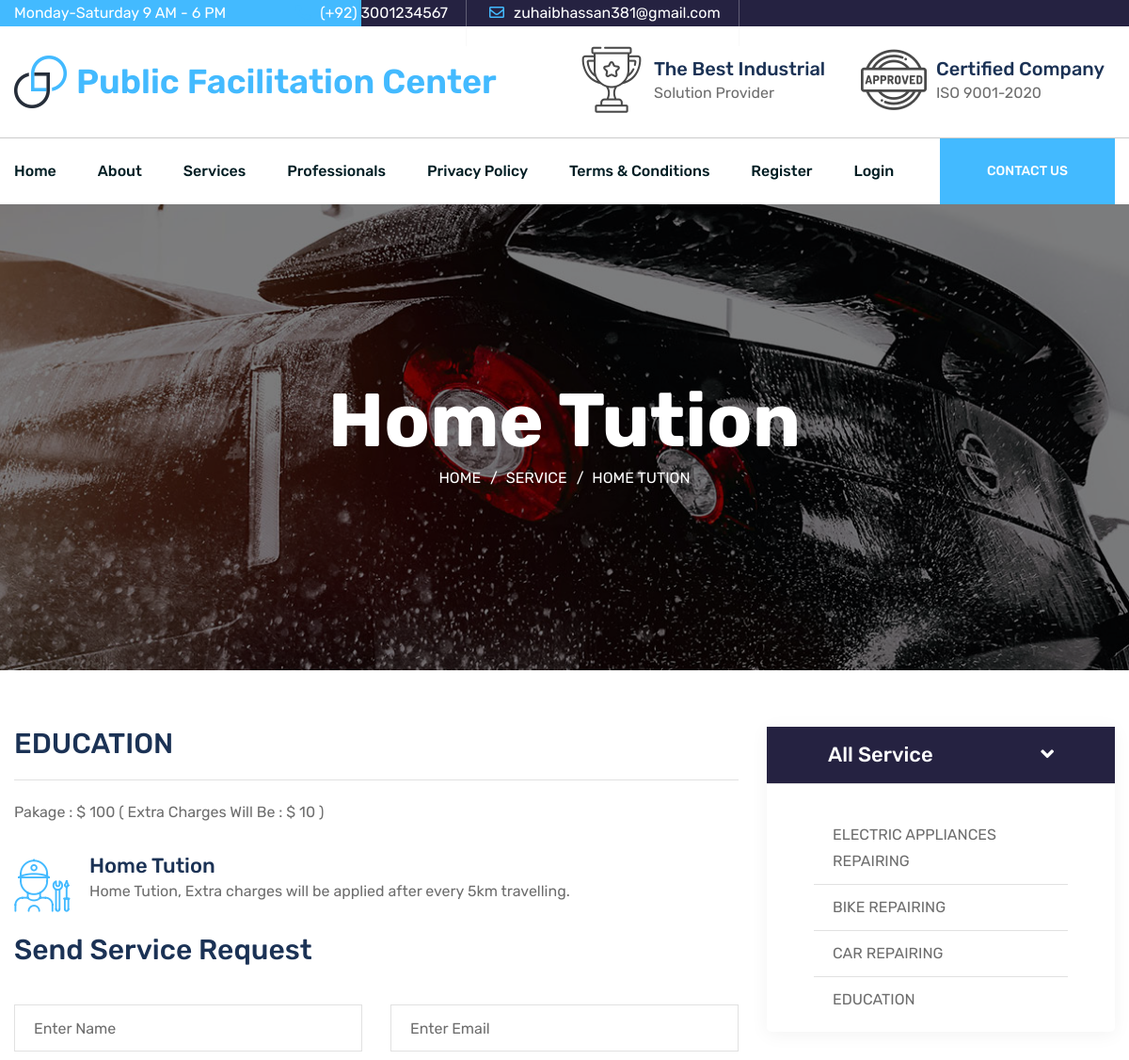
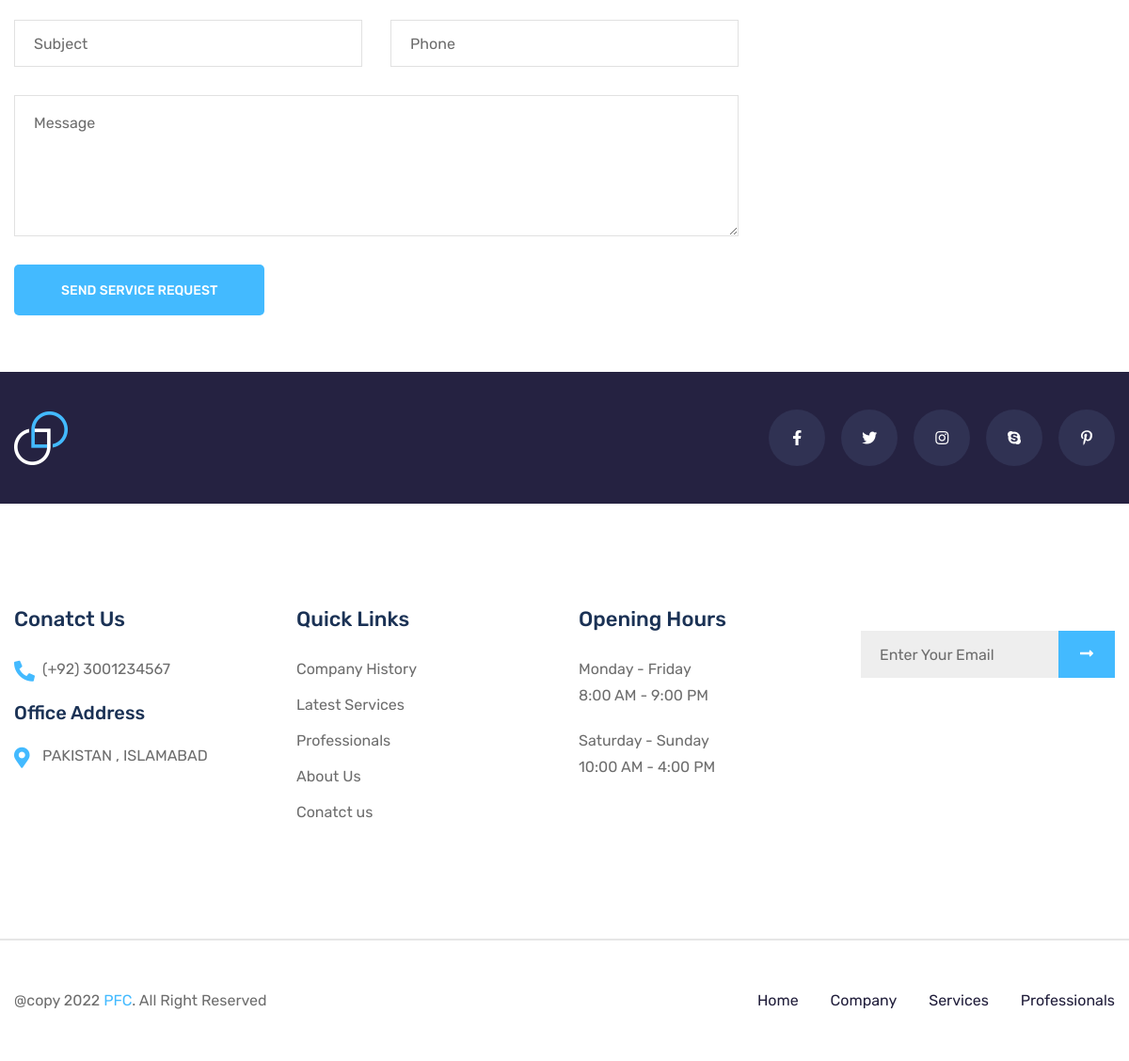
The app's page /pakage/home-tution with its own data (2 pictures, top to bottom).
### tables this page shows
CREATE TABLE `tbl_user_services` (
  `us_id` int(11) NOT NULL,
  `us_slug` varchar(255) DEFAULT NULL,
  `us_title` varchar(255) DEFAULT NULL,
  `us_pkg` varchar(11) DEFAULT NULL,
  `user_id` int(11) NOT NULL,
  `us_ext_charges` varchar(255) DEFAULT NULL,
  `us_detail` text DEFAULT NULL,
  `us_image` varchar(255) DEFAULT NULL,
  `us_status` int(1) NOT NULL,
  `us_order` int(11) NOT NULL
);

CREATE TABLE `tbl_services` (
  `service_id` int(11) NOT NULL,
  `service_slug` varchar(255) DEFAULT NULL,
  `service_title` varchar(255) DEFAULT NULL,
  `service_icon` varchar(100) DEFAULT NULL,
  `service_short_desc` varchar(255) DEFAULT NULL,
  `service_detail` longtext DEFAULT NULL,
  `service_status` int(1) NOT NULL,
  `service_order` int(11) NOT NULL
);

CREATE TABLE `tbl_texts` (
  `txt_id` int(11) NOT NULL,
  `txt_type` varchar(50) NOT NULL,
  `txt_data` longtext DEFAULT NULL
);

### includes/conn.php (called while the page is built, shortened)
<?php session_start();
if ($_SERVER['HTTP_HOST'] != 'localhost') {
    $hostname_dbconn = "localhost";
    $rating_dbname = "public";
    $username_dbconn = "root";
    $password_dbconn = '';
    $path = "http://localhost/public-facilitation-center/";
} else {
    $path = "http://localhost/public-facilitation-center/";
}

### includes/baseFunctions.php (called while the page is built, shortened)
<?php
function fetch_assoc($ex)
{
    return $ex->fetch_assoc();
}
function getList($query)
{
    global $conn;
    $ex = $conn->query($query) or die($query);
    if (mysqli_num_rows($ex) > 0) {
        return $ex;
    }
    return false;
}
function getTable($table, $where)
{
    global $conn;
    $sql = "SELECT * FROM " . $table . " WHERE " . $where;
    $ex = $conn->query($sql) or die($sql);
    $rs = $ex->fetch_array();
    return $rs;
}
?>

### includes/siteFunctions.php (called while the page is built, shortened)
<?php
function getServiceByServiceId($id)
{
    $output = array();
    if ($ex = getList("SELECT * FROM tbl_services WHERE `service_id`='$id' AND service_status='1' ")) {
        $output = fetch_assoc($ex);
    }
    return $output;
}

### inc_pages/pakage_detail.php (the view, shortened to what this page needs)
<?php
$slug = $_REQUEST['slug'];
$pakage_qry =  "SELECT * FROM tbl_user_services  WHERE us_status='1' AND us_slug='$slug' ORDER BY us_order DESC";
$exe1 = $conn->query($pakage_qry) or die(mysqli_error($conn));
$us = $exe1->fetch_assoc();
$id = $us['user_id'];
$user_qry =  "SELECT * FROM tbl_users  WHERE `user_id` = $id AND user_status='1'";
$user_exe = $conn->query($user_qry) or die(mysqli_error($conn));
$user = $user_exe->fetch_assoc();
$service = getServiceByServiceId($user['service_id']);
?>
<section class="breadcrumbs-area bg_cover"
    style="background-image: url(<?= $path ?>assets/images/bg/breadcrumb-bg-1.jpg);">
    <div class="container">
        <div class="row justify-content-center">
            <div class="col-lg-10">
                <div class="breadcrumbs-content text-center">
                    <h1><?= $us['us_title'] ?></h1>
                    <ul>
                        <li><a href="#">Home</a></li>
                        <li><a href="<?= $path ?>service">Service</a></li>
                        <li class="active"><?= $us['us_title'] ?></li>
                    </ul>
                </div>
            </div>
        </div>
    </div>
</section>
<section class="contact-area service-details-section pt-60 pb-60">
    <div class="container">
        <div class="row">
            <div class="col-lg-8">
                <div class="service-details-wrapper">
                    <div class="title">
                        <h3><?= $service['service_title'] ?></h3>
                    </div>
                    <p style="color: 43baff;">Pakage : $ <?= $us['us_pkg'] ?> ( Extra Charges Will Be : $
                        <?= $us['us_ext_charges'] ?> )</p>
                    <div class="content-box">
                        <i class="flaticon-mechanic"></i>
                        <h4><?= $us['us_title'] ?></h4>
                        <P><?= $us['us_detail'] ?></P>
                    </div>
                </div>
                <div class="contact-wrapper">
                            <div class="section-title mb-40">
                                <h3>Send Service Request</h3>
                            </div>
                            <form action="<?= $path ?>service_request" method="post" class="book-form contact">
                                <div class="row">
                                    <div class="col-lg-6">
                                        <div class="form_group">
                                            <input type="text" class="form_control alpha" placeholder="Enter Name" value="<?= $_POST['req_sender_name'] ?>" name="req_sender_name" required>
                                        </div>
                                    </div>
                                    <div class="col-lg-6">
                                        <div class="form_group">
                                            <input type="email" class="form_control" placeholder="Enter Email" value="<?= $_POST['req_sender_email'] ?>" name="req_sender_email" required>
                                        </div>
                                    </div>
                                    <div class="col-lg-6">
                                        <div class="form_group">
                                            <input type="text" class="form_control alpha" placeholder="Subject" value="<?= $_POST['req_subject'] ?>" name="req_subject" required>
                                        </div>
                                    </div>
                                    <div class="col-lg-6">
                                        <div class="form_group">
                                            <input type="text" class="form_control numeric" placeholder="Phone" value="<?= $_POST['req_sender_phone'] ?>" name="req_sender_phone" required>
                                        </div>
                                    </div>
                                    <div class="col-lg-12">
                                        <div class="form_group">
                                            <textarea class="form_control" placeholder="Message" value="<?= $_POST['req_message'] ?>" name="req_message"></textarea>
                                        </div>
                                    </div>
                                    <div class="col-lg-12">
                                        <div class="form_button">
                                            <button class="main-btn">Send Service Request</button>
                                        </div>
                                    </div>
                                </div>
                            </form>
                        </div>
            </div>
            <div class="col-lg-4">
                <div class="sidebar-widget-area">
                    <div class="widget service-widget mb-40">
                        <h4 class="title">All Service <span class="float-right"><i class="fas fa-angle-down"></i></span>
                        </h4>
                        <ul class="list">
                            <?php $serviceqry =  "SELECT * FROM tbl_services  WHERE service_status='1' ORDER BY service_order DESC";
                                $serviceexe = $conn->query($serviceqry) or die(mysqli_error($conn));
                                while ($service1 = $serviceexe->fetch_array()) { ?>
                            <li><a
                                    href="<?= $path ?>service/<?= $service1['service_slug'] ?>"><?= $service1['service_title'] ?></a>
                            </li>
                            <?php } ?>
                        </ul>
                    </div>
                </div>
            </div>
        </div>
    </div>
</section>

### inc_pages/shared/footer.php (shortened to what this page needs)
<?php
        $footerrs = getTable('tbl_texts', " `txt_type` = 'footer' ");
        $footer = unserialize(stripslashes($footerrs['txt_data']));
        ?>
<footer class="footer-area">
    <div class="footer-top pt-40 pb-40">
        <div class="container">
            <div class="row align-items-center">
                <div class="col-lg-4">
                    <div class="brand-logo">
                        <a href="#"><img src="<?= $path ?>assets/images/logo/logo-2.png" class="img-fluid" alt=""></a>
                    </div>
                </div>
                <div class="col-lg-8">
                    <div class="social-box">
                        <ul>
                            <?php if ($site_facebook) { ?>
                    <li><a target="_blank" href="<?= $site_facebook ?>"><i class="fab fa-facebook-f"></i></a>
                    </li>
                    <?php } ?>
                    <?php if ($site_twitter) { ?>
                    <li><a target="_blank" href="<?= $site_twitter ?>"><i class="fab fa-twitter"></i></a></li>
                    <?php } ?>
                    <?php if ($site_instagram) { ?>
                    <li><a target="_blank" href="<?= $site_instagram ?>"><i class="fab fa-instagram"></i></a>
                    </li>
                    <?php } ?>
                    <?php if ($site_skype) { ?>
                    <li><a target="_blank" href="skype:<?= $site_skype ?>?call"><i class="fab fa-skype"></i></a>
                    </li>
                    <?php } ?>
                    <?php if ($site_pinterest) { ?>
                    <li><a target="_blank" href="<?= $site_pinterest ?>"><i class="fab fa-pinterest-p"></i></a>
                    </li>
                    <?php } ?>
                        </ul>
                    </div>
                </div>
            </div>
        </div>
    </div>
    <div class="footer-widget-area pt-110 pb-110">
        <div class="container">
            <div class="row">
                <div class="col-lg-3 col-md-6 col-sm-12">
                    <div class="widget contact-info-widget">
                        <h4 class="widget-title">Conatct Us</h4>
                        <div class="info-box mb-20">
                            <p><i class="fas fa-phone-alt"></i><a href="tel:+923035051247"><?= $site_phone ?></a></p>
                        </div>
                        <div class="info-box">
                            <h5 class="mb-20">Office Address</h5>
                            <p><i class="fas fa-map-marker-alt"></i><?= $site_address ?></p>
                        </div>
                    </div>
                </div>
                <div class="col-lg-3 col-md-6 col-sm-12">
                    <div class="widget quick-link-widget">
                        <h4 class="widget-title">Quick Links</h4>
                        <ul class="widget-link">
                            <li><a href="<?= $path ?>about">Company History</a></li>
                            <li><a href="<?= $path ?>service">Latest Services</a></li>
                            <li><a href="<?= $path ?>professionals">Professionals</a></li>
                            <li><a href="<?= $path ?>about">About Us</a></li>
                            <li><a href="<?= $path ?>contact">Conatct us</a></li>
                        </ul>
                    </div>
                </div>
                <div class="col-lg-3 col-md-6 col-sm-12">
                    <div class="widget opening-hours-widget">
                        <h4 class="widget-title">Opening Hours</h4>
                        <div class="info-box">
                            <p>Monday - Friday</p>
                            <p>8:00 AM - 9:00 PM</p>
                        </div>
                        <div class="info-box">
                            <p>Saturday - Sunday</p>
                            <p>10:00 AM - 4:00 PM</p>
                        </div>
                    </div>
                </div>
                <div class="col-lg-3 col-md-6 col-sm-12">
                    <div class="widget newsletters-widget">
                  <form action="#" method="post" data-url="<?= $path . 'send-newsletter' ?>" data-type="newsletter" class="newsletters-form contact-form newsletter">
                      <div class="form_group">
                          <input type="email" class="form_control" placeholder="Enter Your Email" name="email" required>
                          <button type="submit" class="icon submit"><img id="btn-loader" style="height: 25px;display:none;" src="<?= $path ?>assets/images/illustrations/btn-loader.svg" alt="Please wait...">
                              <span class="submit-text"><i class="fas fa-long-arrow-alt-right"></i></span></button>
                      </div>
                  </form>
              </div>
          </div>
            </div>
        </div>
    </div>
    <div class="footer-bootom-area">
        <div class="container">
            <div class="row">
                <div class="col-lg-6">
                    <div class="copyright-text">
                        <p><?= $footer['text_copyright'] ?></p>
                    </div>
                </div>
                <div class="col-lg-6">
                    <div class="footer-nav">
                        <ul>
                            <li><a href="<?= $path ?>">Home</a></li>
                            <li><a href="<?= $path ?>about">Company</a></li>
                            <li><a href="<?= $path ?>service">Services</a></li>
                            <li><a href="<?= $path ?>professionals">Professionals</a></li>
                        </ul>
                    </div>
                </div>
            </div>
        </div>
    </div>
</footer>

### assets/css/default.css (style rules this page uses)
.mb-20 { margin-bottom: 20px; }
.mb-40 { margin-bottom: 40px; }
.pt-40 { padding-top: 40px; }
.pt-60 { padding-top: 60px; }
.pt-110 { padding-top: 110px; }
.pb-40 { padding-bottom: 40px; }
.pb-60 { padding-bottom: 60px; }
.pb-110 { padding-bottom: 110px; }

### records on screen
tbl_user_services: us_title "Home Tution", us_title "HOME TUTION", us_pkg "100", us_ext_charges "10", us_detail "Home Tution, Extra charges will be applied after every 5km travelling."
tbl_services: service_title "EDUCATION"
tbl_services: service_title "ELECTRIC APPLIANCES REPAIRING"
tbl_services: service_title "BIKE REPAIRING"
tbl_services: service_title "CAR REPAIRING"
tbl_texts: txt_data "@copy 2022 PFC . All Right Reserved"

### other values on screen
$site_phone "(+92) 3001234567"
$site_email "zuhaibhassan381@gmail.com"
$site_address "PAKISTAN , ISLAMABAD"
